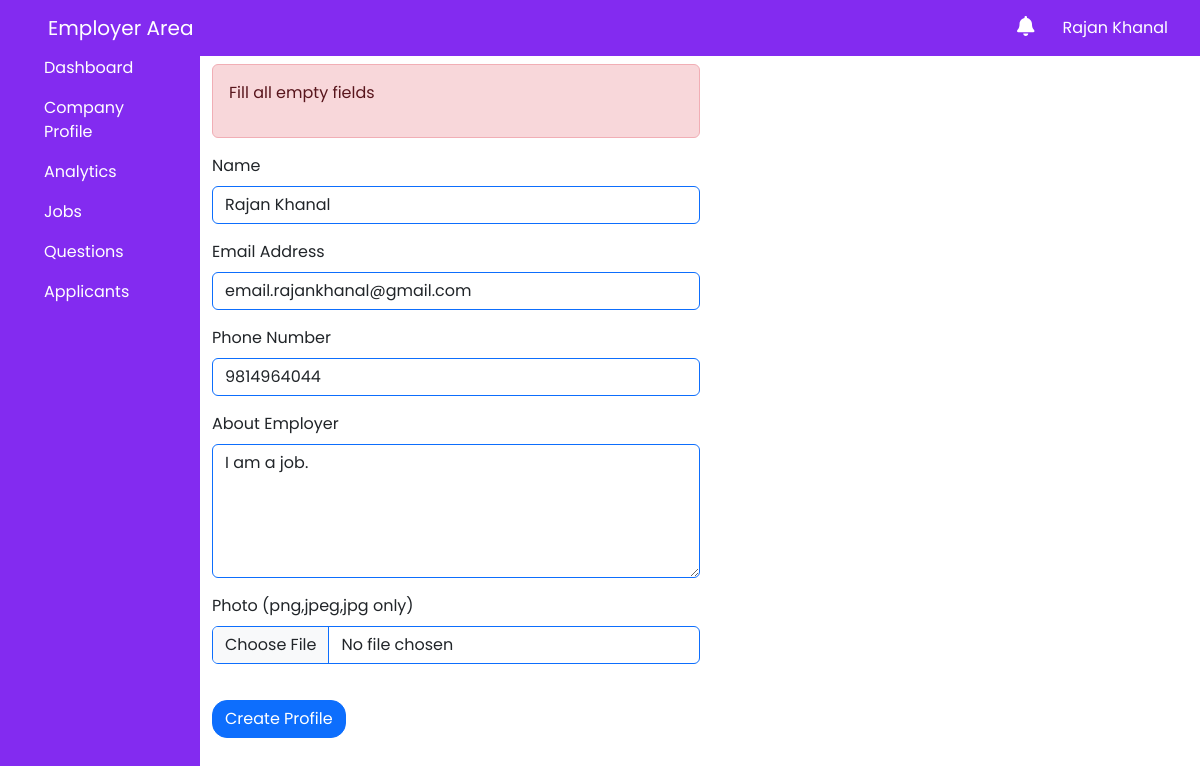
Page /employer/company_profile/ (signed in) on the committed database.
### employer/models.py (models this page shows, shortened)
class Employer(models.Model):
    emp_id = models.AutoField(primary_key=True)
    emp_name = models.CharField(max_length=50,null=False,blank=False,verbose_name='Employer name')
    emp_phone_number = models.CharField(max_length=11,null=False,blank=False,verbose_name='Employer number')
    emp_email = models.EmailField(verbose_name='Employer Email',null=False,blank=False,unique=True)
    emp_password = models.CharField(null=False,blank=False,verbose_name='Employer Password',max_length=255)
    about_employer = models.TextField(verbose_name='About Employer',blank=True,null=True)
    emp_profile = models.FileField(upload_to='employer-profile/',null=True,verbose_name='Profile Photo')

### employer/views.py (the view, shortened to what this page needs)
# urls.py: path('company_profile/',company_profile,name="company_profile")
def company_profile(request):
    email = request.session.get('email')
    if email:
        data = Employer.objects.get(emp_email = email)
        return render(request,'employer-dashboard/components/employer-profile.html',{'data':data})
    else:
        messages.error(request,"Session Expired. Please Login again.")
        return redirect('employer_signin')

### templates/employer-dashboard/components/employer-profile.html (shortened to what this page needs)
{% extends "../index.html" %}
{%block content%}
<div class="row">
    <form action="{% url 'company_profile' %}" method="post" enctype="multipart/form-data">
        <div class="col-md-6">
        <div class="alert alert-danger" role="alert">
            <p class="text-red">Fill all empty fields</p>
        </div>
        <div class="mb-3">
            <label for="name" class="form-label">Name</label>
            <input type="name" class="form-control border border-primary" name="name" id="name" placeholder="Employer's name" value="{{data.emp_name}}">
        </div>
        <div class="mb-3">
            <label for="emailAddress" class="form-label">Email Address</label>
            <input class="form-control border border-primary" name="email" id="emailAddress" value="{{data.emp_email}}" />
        </div>
        <div class="mb-3">
            <label for="phoneNumber" class="form-label">Phone Number</label>
            <input class="form-control border border-primary" name="phone" id="phoneNumber" value="{{data.emp_phone_number}}" />
        </div>
        <div class="mb-3">
            <label for="aboutEmployer" class="form-label">About Employer</label>
            <textarea class="form-control border border-primary" name="about" id="aboutEmployer" rows="5" wrap="virtual">{{data.about_employer}}</textarea>
        </div>
        <div class="mb-3">
            <label for="photo" class="form-label">Photo (png,jpeg,jpg only)</label>
            <input type="file" class="form-control border border-primary" name="image" id="photo" value="{{data.emp_profile|default:''}}">
        </div>
        <div class="mb-3">
            <input type="submit" class="btn btn-primary" value="Create Profile">
        </div>
        </div>
    </form>
</div>
{% endblock %}

### templates/employer-dashboard/components/navbar.html (shortened to what this page needs)
<nav class="navbar fixed-top navbar-expand-md navbar-dark bg-primary mb-3">
    <div class="flex-row d-flex">
        <a class="navbar-brand mx-5" href="{% url 'employer_dashboard' %}" title="Admin">Employer Area</a>
    </div>
    <div class="ms-auto mx-4">
        <a href="#" class="text-white mx-3 position-relative"  data-bs-toggle="modal" data-bs-target="#notifications">
            <i class="fas fa-bell fs-5"></i>
        </a>
        <a href="#" class="text-white mx-2">{{emp_name}}</a>
    </div>
</nav>

### static/css/style.css (style rules this page uses)
:root { --color-primary:#832bf0; --color-primary-hover:#8732f0; --color-secondary:#3a0ca3; --color-light:#83c5be; --color-red:#d90429; --color-red-hover:#dd2d4be3; --color-dark:#14213d; --color-grey:#a1a1a1; --color-white:#fff; --color-green:#00FF00; }
* { font-family: 'Poppins', sans-serif !important; }
.bg-primary { background-color: var(--color-primary) !important; }
a { text-decoration: none !important; }
.btn.btn-primary { margin-top: 20px; border-radius: 15px }

### static/css/helper.css (style rules this page uses)
:root { --color-primary:#832bf0; --color-primary-hover:#863be280; --color-secondary:#3a0ca3; --color-light:#83c5be; --color-red:#d90429; --color-red-hover:#dd2d4be3; --color-dark:#14213d; --color-grey:#a1a1a1; --color-white:#fff; }

### rows in the picture
Employer: emp_name "Rajan Khanal", name "Rajan Khanal", email "email.rajankhanal@gmail.com", phone "9814964044", about "I am a job."
